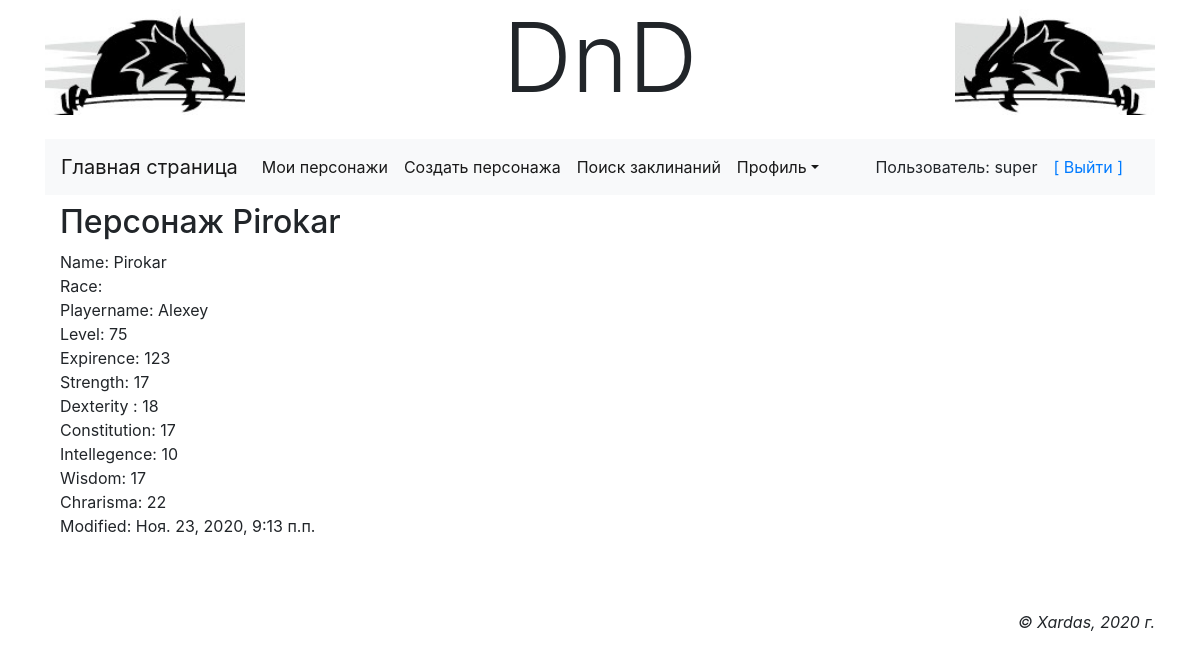
Page /main/accounts/profile/char/Pirokar/ (signed in) on the earlier database version.
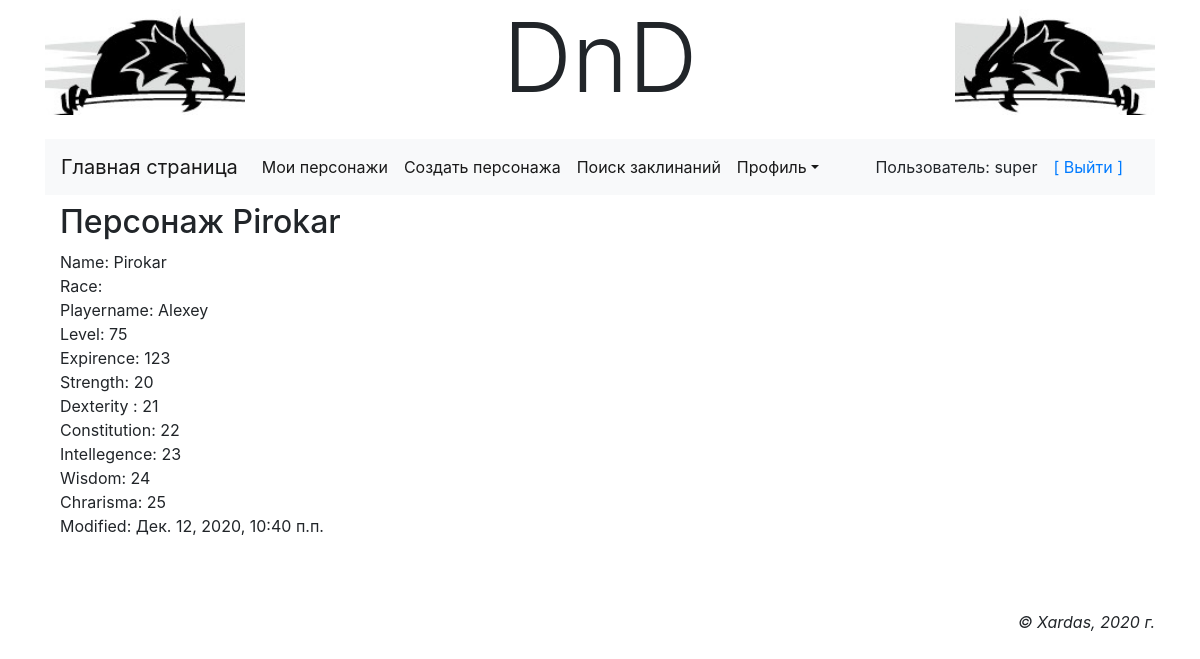
Same page on the later database version.
### main/models.py (models this page shows, shortened)
class BaseInfo(models.Model):
    strength = models.IntegerField(null=False, default=8, verbose_name='Сила персонажа')
    dexterity = models.IntegerField(null=False, default=8, verbose_name='Ловкость персонажа')
    constitution = models.IntegerField(null=False, default=8, verbose_name='Телосложение персонажа')
    intellegence = models.IntegerField(null=False, default=8, verbose_name='Интеллект персонажа')
    wisdom = models.IntegerField(null=False, default=8, verbose_name='Мудрость персонажа')
    chrarisma = models.IntegerField(null=False, default=8, verbose_name='Харизма персонажа')
    expirence_modifier = models.IntegerField(null=False, default=0, verbose_name='модификатор')
    strength_modifier = models.IntegerField(null=False, default=0, verbose_name='модификатор')
    dexterity_modifier = models.IntegerField(null=False, default=0, verbose_name='модификатор')
    constitution_modifier = models.IntegerField(null=False, default=0, verbose_name='модификатор')
    intellegence_modifier = models.IntegerField(null=False, default=0, verbose_name='модификатор')
    wisdom_modifier = models.IntegerField(null=False, default=0, verbose_name='модификатор')
    chrarisma_modifier = models.IntegerField(null=False, default=0, verbose_name='модификатор')
    armor_class = models.IntegerField(null=True, default=0, verbose_name='Класс доспеха')
    speed = models.CharField(null=True, max_length=255, verbose_name='Скорость персонажа')
    hitpoints_max = models.IntegerField(null=True, default=0, verbose_name='Максимальое здоровье')
    hitpoints_str = models.CharField(null=True, max_length=255, verbose_name='Кости здоровья')
    world_view = models.CharField(null=True, max_length=255, verbose_name='Мировозрение')
    skills = models.TextField(null=True, verbose_name='навыки')
    saving_throws = models.TextField(null=True, verbose_name='спасброски')
    description = models.TextField(null=True, verbose_name='Описание')
    feelings = models.TextField(null=True, verbose_name='чувства')
    abilities = models.TextField(null=True, verbose_name='способности')
    actions = models.TextField(null=True, verbose_name='действия')
    modified = models.DateTimeField(auto_now_add=True, db_index=True, verbose_name='Время модификации')
    class Meta:
        abstract = True

class CharBase(BaseInfo):
    owner = models.ForeignKey('AdvUser', null=False, on_delete=models.PROTECT, verbose_name='Владелец персонажа')
    playername = models.CharField(null=True, max_length=20, verbose_name='Реальное имя персонажа')
    name = models.CharField(db_index=True, null=False, max_length=20, verbose_name='Имя персонажа')
    races = models.ManyToManyField(CharRaces, choices=CharRaces.RACE_CHOICES, max_length=20,
                                   verbose_name='Расса персонажа')
    expirence = models.IntegerField(null=False, default=0, verbose_name='Опыт персонажа')
    level = models.IntegerField(null=False, default=1, verbose_name='Уровень персонажа')
    spells = models.ManyToManyField(Spell)
    prof_bonus = models.IntegerField(null=True, default=0, verbose_name='Бонус мастерства')
    initiative = models.IntegerField(null=True, default=0, verbose_name='Инициатива')
    inspiration = models.IntegerField(null=True, default=0, verbose_name='Вдохновение')
    hitpoints_curr = models.IntegerField(null=True, default=0, verbose_name='Текущее здоровье')
    hitpoints_temp = models.IntegerField(null=True, default=0, verbose_name='Временные очки здоровья')
    char_classes = models.ManyToManyField(CharClasses, choices=CharClasses.CLASS_CHOICES,
                                          verbose_name='Класс персонажа')
    gender = models.BooleanField(default=True, verbose_name='Пол')
    age = models.IntegerField(null=True, default=21, verbose_name='Возраст персонажа')
    height = models.IntegerField(null=True, default=175, verbose_name='Рост персонажа')
    weight = models.IntegerField(null=True, default=60, verbose_name='Вес персонажа')
    hair = models.CharField(null=True, max_length=20, verbose_name='Цвет волос')
    eyes = models.CharField(null=True, max_length=20, verbose_name='Цвет глаз')
    skin = models.CharField(null=True, max_length=20, verbose_name='Цвет кожы')
    avatar = models.ImageField(null=True, blank=True, upload_to='avatars/', verbose_name='Аватар')
    pers_traits = models.CharField(null=True, max_length=20, verbose_name='Персональные черты')
    ideals = models.CharField(null=True, max_length=20, verbose_name='Идеалы')
    bonds = models.CharField(null=True, max_length=20, verbose_name='Привязанности')
    flaws = models.CharField(null=True, max_length=20, verbose_name='Пороки')
    char_history = models.TextField(default='', verbose_name='История персонажа')
    gold_count = models.IntegerField(null=True, default=0, verbose_name='Золото персонажа')
    silver_count = models.IntegerField(null=True, default=0, verbose_name='Серебро персонажа')
    copper_count = models.IntegerField(null=True, default=0, verbose_name='Медь персонажа')
    char = CharacterManager()
    objects = models.Manager()
    class Meta:
        ordering = ['-modified']

### main/views.py (the view)
# urls.py: path('accounts/profile/char/<str:name>/', view_character, name='view_character'),
@login_required
def view_character(request, name):
    print("Current char: ", name)
    ch = get_object_or_404(CharBase, name=name)
    return render(request, 'main/character.html', {'char': ch})

### main/templates/main/character.html (shortened to what this page needs)
{% extends "layout/basic.html" %}
{% block content %}
<h2>Персонаж {{ char.name }}</h2>
<div>
    Name: {{ char.name }} <br>
    Race: {{ char.race }} <br>
    Playername:  {{ char.playername }} <br>
    Level: {{ char.level }} <br>
    Expirence: {{ char.expirence }} <br>
    Strength: {{ char.strength }} <br>
    Dexterity : {{ char.dexterity }} <br>
    Constitution: {{ char.constitution }} <br>
    Intellegence: {{ char.intellegence }} <br>
    Wisdom: {{ char.wisdom }} <br>
    Chrarisma: {{ char.chrarisma }} <br>
    Modified:  {{ char.modified }} <br>
    <br><br>
</div>
{% endblock %}

Differences in the rows shown:
changed CharBase "Pirokar": strength "17" → "20"; dexterity "18" → "21"; constitution "17" → "22"; intellegence "10" → "23"; wisdom "17" → "24"; chrarisma "22" → "25"; modified "Ноя. 23, 2020, 9:13 п.п." → "Дек. 12, 2020, 10:40 п.п."
